Frame 1 (no input): blank canvas, image omitted
Frame 60 (the mouse pressed at the canvas centre just before this capture): blank canvas, image omitted
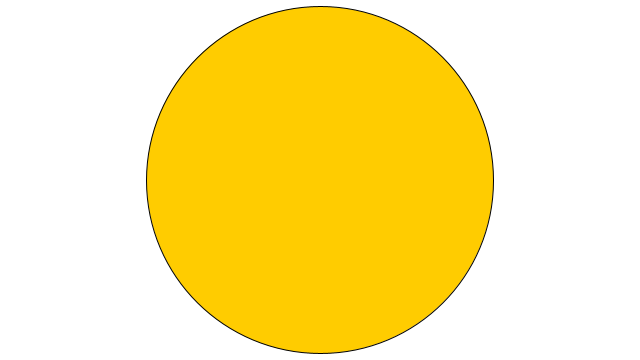
Frame 120 (the mouse held since frame 60 and released just before this capture)

The Processing sketch whose frames 1 and 60 were blank and that drew this single picture after the mouse press (run headless with seeded random() and noise(); from frame 60 on, the mouse is pressed at the canvas centre):

// Processing sketch: oop03_arrayList
// ── oop03_arrayList.pde
ArrayList<Shape> mShapes = new ArrayList<Shape>();

void setup() {
  size(640, 360);
}

void draw() {
  background(255);

  for (int i = 0; i < mShapes.size(); i++) {
    mShapes.get(i).draw();
  }
}


void mousePressed() {
  mShapes.add(new Shape(mouseX, mouseY));
}


// ── Shape.pde
class Shape {
  float diameter;
  float angle;
  float posx, posy;
  int red, green, blue;

  Shape(float _posx, float _posy) {
    diameter = height - 10;
    this.posx = _posx;
    this.posy = _posy;
    //noStroke();
    fill(255, 204, 0);
    //fill(red, green, blue);
    stroke(0,0,0);
  }

  void draw() {
    float d1 = 10 + (sin(angle) * diameter/2) + diameter/2;

    ellipse(posx, posy, d1, d1);

    angle += 0.02;
  }
}
